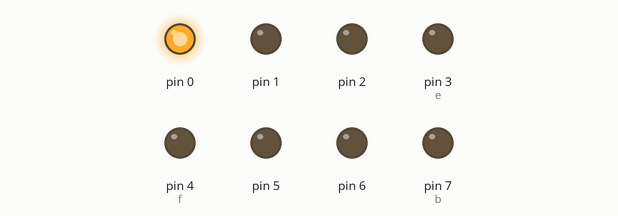
Bench run of a sketch on a simulated Arduino Uno, built with avr-gcc and run on an emulated ATmega328P. Shown: output pins drawn as LEDs (lit = HIGH).

Above: at 0.05 s.
At 0.8 s:
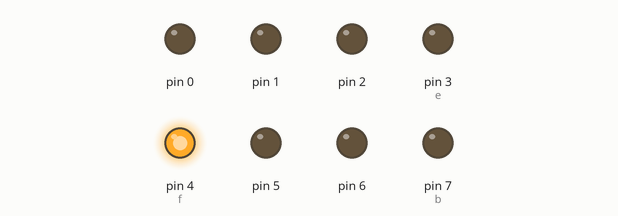
At 1.35 s:
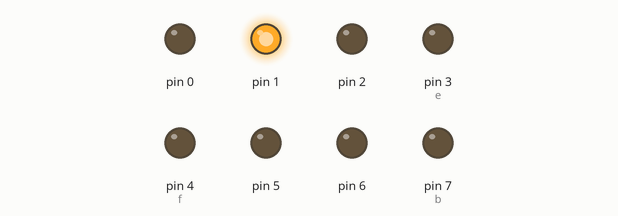
At 2.2 s:
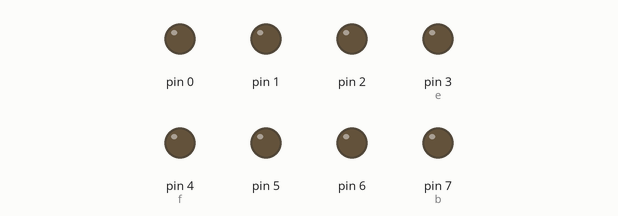
At 3.95 s:
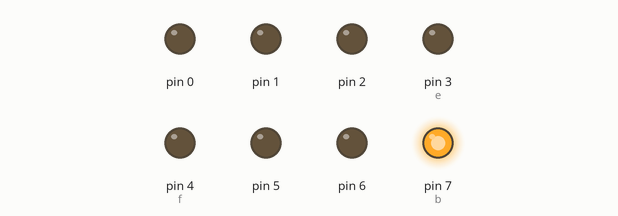
At 5.65 s:
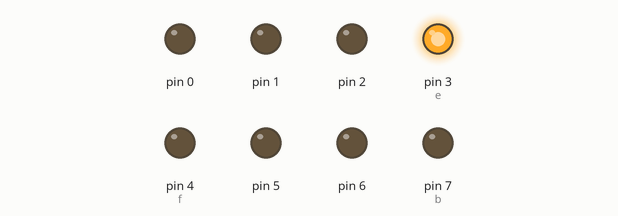
Timing chart, 0 to 6.0 s (numbered marks = the images above):
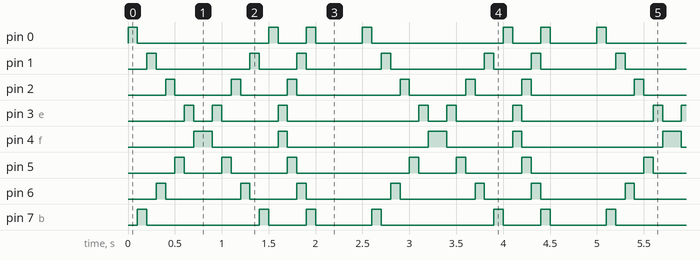

The sketch:

Percobaan_4.ino
```cpp
int d = 100;
void setup() {
  // put your setup code here, to run once:
for (int a = 0; a<8; a++)
{
pinMode(a,OUTPUT);
}
}

void loop() {
  // put your main code here, to run repeatedly:
int a = 0;
int b = 7;
while(a<8)
{
  digitalWrite(a,HIGH);
  delay(d);
  digitalWrite(a,LOW);

  digitalWrite(b-a,HIGH);
  delay(d);
  digitalWrite(b-a,LOW);

  a++;
}
int e = 3;
int f = 4;
for(int c = 0; c<4; c++)
{
  digitalWrite(e-c,HIGH);
  digitalWrite(f+c,HIGH);
  delay(d);
  digitalWrite(e-c,LOW);
  digitalWrite(f+c,LOW);
}
delay(500);
}
```

Measured:
- by itself, pin 0: repeats every 2.5 s: LOW 1.4 s, HIGH 0.10 s, LOW 0.30 s, HIGH 0.10 s, LOW 0.50 s, HIGH 0.10 s
- by itself, pin 1: repeats every 2.5 s: LOW 1.0 s, HIGH 0.10 s, LOW 0.40 s, HIGH 0.10 s, LOW 0.80 s, HIGH 0.10 s
- by itself, pin 2: repeats every 2.5 s: LOW 0.60 s, HIGH 0.10 s, LOW 0.50 s, HIGH 0.10 s, LOW 1.1 s, HIGH 0.10 s
- by itself, pin 3 (e): repeats every 2.5 s: LOW 0.20 s, HIGH 0.10 s, LOW 0.60 s, HIGH 0.10 s, LOW 1.4 s, HIGH 0.10 s
- by itself, pin 4 (f): repeats every 2.5 s: LOW 0.70 s, HIGH 0.10 s, LOW 1.5 s, HIGH 0.20 s
- by itself, pin 5: repeats every 2.5 s: LOW 0.40 s, HIGH 0.10 s, LOW 0.60 s, HIGH 0.10 s, LOW 1.2 s, HIGH 0.10 s
- by itself, pin 6: repeats every 2.5 s: LOW 0.80 s, HIGH 0.10 s, LOW 0.50 s, HIGH 0.10 s, LOW 0.90 s, HIGH 0.10 s
- by itself, pin 7 (b): repeats every 2.5 s: LOW 1.2 s, HIGH 0.10 s, LOW 0.40 s, HIGH 0.10 s, LOW 0.60 s, HIGH 0.10 s
